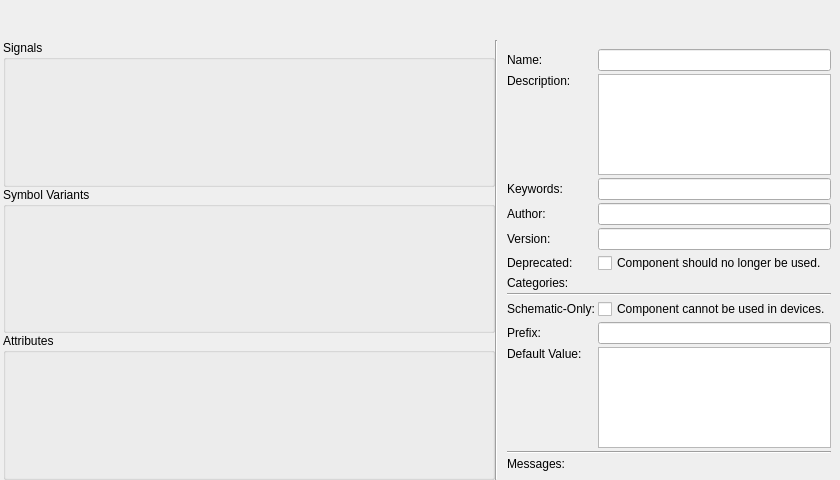
<?xml version="1.0" encoding="UTF-8"?>
<ui version="4.0">
 <class>librepcb::editor::ComponentEditorWidget</class>
 <widget class="QWidget" name="librepcb::editor::ComponentEditorWidget">
  <property name="geometry">
   <rect>
    <x>0</x>
    <y>0</y>
    <width>840</width>
    <height>480</height>
   </rect>
  </property>
  <property name="windowTitle">
   <string>Form</string>
  </property>
  <layout class="QVBoxLayout" name="verticalLayout" stretch="0,0,1">
   <property name="spacing">
    <number>0</number>
   </property>
   <property name="leftMargin">
    <number>0</number>
   </property>
   <property name="topMargin">
    <number>0</number>
   </property>
   <property name="rightMargin">
    <number>0</number>
   </property>
   <property name="bottomMargin">
    <number>0</number>
   </property>
   <item>
    <widget class="QWidget" name="interfaceBrokenWarningWidget" native="true">
     <property name="minimumSize">
      <size>
       <width>0</width>
       <height>20</height>
      </size>
     </property>
    </widget>
   </item>
   <item>
    <widget class="QWidget" name="errorNotificationWidget" native="true">
     <property name="minimumSize">
      <size>
       <width>0</width>
       <height>20</height>
      </size>
     </property>
    </widget>
   </item>
   <item>
    <layout class="QHBoxLayout" name="horizontalLayout_2" stretch="2,0,1">
     <property name="spacing">
      <number>0</number>
     </property>
     <property name="leftMargin">
      <number>3</number>
     </property>
     <property name="topMargin">
      <number>0</number>
     </property>
     <property name="rightMargin">
      <number>0</number>
     </property>
     <property name="bottomMargin">
      <number>0</number>
     </property>
     <item>
      <layout class="QVBoxLayout" name="verticalLayout_4" stretch="1,1,1">
       <item>
        <widget class="QGroupBox" name="groupBox">
         <property name="title">
          <string>Signals</string>
         </property>
         <layout class="QHBoxLayout" name="horizontalLayout">
          <property name="spacing">
           <number>0</number>
          </property>
          <property name="leftMargin">
           <number>3</number>
          </property>
          <property name="topMargin">
           <number>6</number>
          </property>
          <property name="rightMargin">
           <number>3</number>
          </property>
          <property name="bottomMargin">
           <number>3</number>
          </property>
          <item>
           <widget class="librepcb::editor::ComponentSignalListEditorWidget" name="signalEditorWidget" native="true"/>
          </item>
         </layout>
        </widget>
       </item>
       <item>
        <widget class="QGroupBox" name="groupBox_3">
         <property name="title">
          <string>Symbol Variants</string>
         </property>
         <layout class="QHBoxLayout" name="horizontalLayout_3">
          <property name="spacing">
           <number>0</number>
          </property>
          <property name="leftMargin">
           <number>3</number>
          </property>
          <property name="topMargin">
           <number>6</number>
          </property>
          <property name="rightMargin">
           <number>3</number>
          </property>
          <property name="bottomMargin">
           <number>3</number>
          </property>
          <item>
           <widget class="librepcb::editor::ComponentSymbolVariantListWidget" name="symbolVariantsEditorWidget" native="true"/>
          </item>
         </layout>
        </widget>
       </item>
       <item>
        <widget class="QGroupBox" name="groupBox_2">
         <property name="title">
          <string>Attributes</string>
         </property>
         <layout class="QHBoxLayout" name="attributesLayout">
          <property name="spacing">
           <number>0</number>
          </property>
          <property name="leftMargin">
           <number>3</number>
          </property>
          <property name="topMargin">
           <number>6</number>
          </property>
          <property name="rightMargin">
           <number>3</number>
          </property>
          <property name="bottomMargin">
           <number>3</number>
          </property>
          <item>
           <widget class="librepcb::editor::AttributeListEditorWidget" name="attributesEditorWidget" native="true"/>
          </item>
         </layout>
        </widget>
       </item>
      </layout>
     </item>
     <item>
      <widget class="Line" name="line_3">
       <property name="orientation">
        <enum>Qt::Vertical</enum>
       </property>
      </widget>
     </item>
     <item>
      <layout class="QFormLayout" name="formLayout">
       <property name="fieldGrowthPolicy">
        <enum>QFormLayout::AllNonFixedFieldsGrow</enum>
       </property>
       <property name="horizontalSpacing">
        <number>3</number>
       </property>
       <property name="verticalSpacing">
        <number>3</number>
       </property>
       <property name="leftMargin">
        <number>9</number>
       </property>
       <property name="topMargin">
        <number>9</number>
       </property>
       <property name="rightMargin">
        <number>9</number>
       </property>
       <property name="bottomMargin">
        <number>9</number>
       </property>
       <item row="0" column="0">
        <widget class="QLabel" name="label_4">
         <property name="text">
          <string>Name:</string>
         </property>
        </widget>
       </item>
       <item row="0" column="1">
        <widget class="QLineEdit" name="edtName">
         <property name="maxLength">
          <number>50</number>
         </property>
        </widget>
       </item>
       <item row="1" column="0">
        <widget class="QLabel" name="label_5">
         <property name="text">
          <string>Description:</string>
         </property>
         <property name="alignment">
          <set>Qt::AlignLeading|Qt::AlignLeft|Qt::AlignTop</set>
         </property>
        </widget>
       </item>
       <item row="1" column="1">
        <widget class="librepcb::editor::PlainTextEdit" name="edtDescription">
         <property name="tabChangesFocus">
          <bool>true</bool>
         </property>
        </widget>
       </item>
       <item row="2" column="0">
        <widget class="QLabel" name="label_6">
         <property name="text">
          <string>Keywords:</string>
         </property>
        </widget>
       </item>
       <item row="2" column="1">
        <widget class="QLineEdit" name="edtKeywords">
         <property name="maxLength">
          <number>100</number>
         </property>
        </widget>
       </item>
       <item row="3" column="0">
        <widget class="QLabel" name="label_7">
         <property name="text">
          <string>Author:</string>
         </property>
        </widget>
       </item>
       <item row="3" column="1">
        <widget class="QLineEdit" name="edtAuthor">
         <property name="maxLength">
          <number>100</number>
         </property>
        </widget>
       </item>
       <item row="4" column="0">
        <widget class="QLabel" name="label_8">
         <property name="text">
          <string>Version:</string>
         </property>
        </widget>
       </item>
       <item row="4" column="1">
        <widget class="QLineEdit" name="edtVersion">
         <property name="maxLength">
          <number>100</number>
         </property>
        </widget>
       </item>
       <item row="5" column="0">
        <widget class="QLabel" name="label_10">
         <property name="text">
          <string>Deprecated:</string>
         </property>
        </widget>
       </item>
       <item row="5" column="1">
        <widget class="QCheckBox" name="cbxDeprecated">
         <property name="text">
          <string>Component should no longer be used.</string>
         </property>
        </widget>
       </item>
       <item row="6" column="0">
        <widget class="QLabel" name="lblCategories">
         <property name="text">
          <string>Categories:</string>
         </property>
         <property name="alignment">
          <set>Qt::AlignLeading|Qt::AlignLeft|Qt::AlignTop</set>
         </property>
        </widget>
       </item>
       <item row="7" column="0" colspan="2">
        <widget class="Line" name="line">
         <property name="orientation">
          <enum>Qt::Horizontal</enum>
         </property>
        </widget>
       </item>
       <item row="8" column="0">
        <widget class="QLabel" name="label_2">
         <property name="text">
          <string>Schematic-Only:</string>
         </property>
        </widget>
       </item>
       <item row="8" column="1">
        <widget class="QCheckBox" name="cbxSchematicOnly">
         <property name="text">
          <string>Component cannot be used in devices.</string>
         </property>
        </widget>
       </item>
       <item row="9" column="0">
        <widget class="QLabel" name="label_11">
         <property name="text">
          <string>Prefix:</string>
         </property>
        </widget>
       </item>
       <item row="9" column="1">
        <widget class="QLineEdit" name="edtPrefix">
         <property name="maxLength">
          <number>10</number>
         </property>
        </widget>
       </item>
       <item row="10" column="0">
        <widget class="QLabel" name="label_9">
         <property name="text">
          <string>Default Value:</string>
         </property>
         <property name="alignment">
          <set>Qt::AlignLeading|Qt::AlignLeft|Qt::AlignTop</set>
         </property>
        </widget>
       </item>
       <item row="10" column="1">
        <widget class="librepcb::editor::PlainTextEdit" name="edtDefaultValue">
         <property name="tabChangesFocus">
          <bool>true</bool>
         </property>
        </widget>
       </item>
       <item row="12" column="0">
        <widget class="QLabel" name="label">
         <property name="text">
          <string>Messages:</string>
         </property>
        </widget>
       </item>
       <item row="11" column="0" colspan="2">
        <widget class="Line" name="line_2">
         <property name="orientation">
          <enum>Qt::Horizontal</enum>
         </property>
        </widget>
       </item>
       <item row="12" column="1">
        <widget class="librepcb::editor::RuleCheckListWidget" name="lstMessages" native="true">
         <property name="sizePolicy">
          <sizepolicy hsizetype="Preferred" vsizetype="Expanding">
           <horstretch>0</horstretch>
           <verstretch>1</verstretch>
          </sizepolicy>
         </property>
        </widget>
       </item>
      </layout>
     </item>
    </layout>
   </item>
  </layout>
 </widget>
 <customwidgets>
  <customwidget>
   <class>librepcb::editor::PlainTextEdit</class>
   <extends>QPlainTextEdit</extends>
   <header location="global">librepcb/editor/widgets/plaintextedit.h</header>
  </customwidget>
  <customwidget>
   <class>librepcb::editor::RuleCheckListWidget</class>
   <extends>QWidget</extends>
   <header location="global">librepcb/editor/widgets/rulechecklistwidget.h</header>
   <container>1</container>
  </customwidget>
  <customwidget>
   <class>librepcb::editor::AttributeListEditorWidget</class>
   <extends>QWidget</extends>
   <header location="global">librepcb/editor/widgets/attributelisteditorwidget.h</header>
   <container>1</container>
  </customwidget>
  <customwidget>
   <class>librepcb::editor::ComponentSignalListEditorWidget</class>
   <extends>QWidget</extends>
   <header location="global">librepcb/editor/library/cmp/componentsignallisteditorwidget.h</header>
   <container>1</container>
  </customwidget>
  <customwidget>
   <class>librepcb::editor::ComponentSymbolVariantListWidget</class>
   <extends>QWidget</extends>
   <header location="global">librepcb/editor/library/cmp/componentsymbolvariantlistwidget.h</header>
   <container>1</container>
  </customwidget>
 </customwidgets>
 <resources/>
 <connections/>
</ui>
